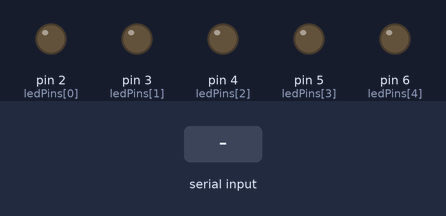
This sketch was run on a simulated Arduino Uno, built with avr-gcc and run on an emulated ATmega328P. On the bench: output pins drawn as LEDs (lit = HIGH). Inputs (shaded band) come from the test bench.

Above: at 1.2 s.
1.3 s: "1\n" received over Serial
At 3.0 s:
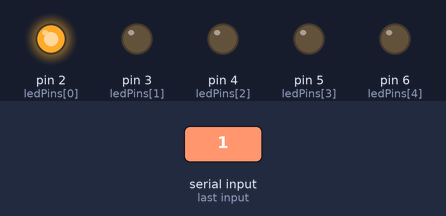
Timing chart, 0 to 4.8 s (numbered marks = the images above; inputs shaded):
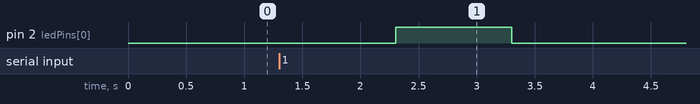

The sketch:

fingerdetection.ino
```cpp
const int numLeds = 5;  // Change this to the number of LEDs you have
int ledPins[] = {2, 3, 4, 5, 6};  // Change these pin numbers based on your wiring
String cmd;
void setup() {
  for (int i = 0; i < numLeds; i++) {
    pinMode(ledPins[i], OUTPUT);
  }
  Serial.begin(9600);
}

void loop() {
  while(Serial.available()!=0)
  {

  }

    cmd = Serial.readStringUntil('\r');
//    cmd = "01000";
//    Serial.println(cmd);
    for (int i = 0; i < numLeds; i++) {
//      Serial.println(i);
      if (cmd.charAt(i) == '1') {
        digitalWrite(ledPins[i], HIGH);
//
      } else {
        digitalWrite(ledPins[i], LOW);
//        Serial.println(i);
      }
    }

}
```

Measured:
- after the input at 1.3 s, pin 2 (ledPins[0]): LOW → HIGH after 1.0 s, → LOW 1.0 s later
